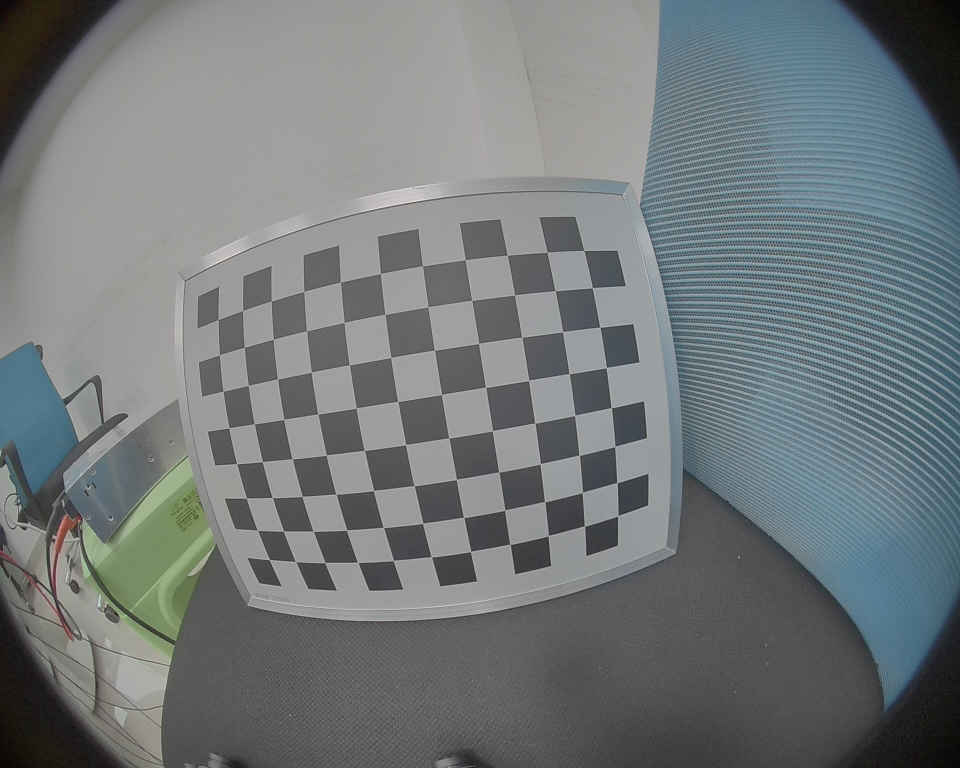
#> input picture CameraCalibration/IntrinsicCalibration/data/img_raw0.jpg, 1920 x 1536 px, found by its file name (shown at 1/2 size)
$ python intrinsicCalib.py   (older library calls are emulated)
#> lines starting #> are read from the running program, lines starting #| are printed output that depends on the picture; after the words box and inside, x2 and y2 are one past the last pixel; in counts of white or black regions, pixels touching at a corner belong together
import argparse
import cv2
import numpy as np
import os

parser = argparse.ArgumentParser(description="Camera Intrinsic Calibration")
parser.add_argument('-input', '--INPUT_TYPE', default='image', type=str, help='Input Source: camera/video/image')
parser.add_argument('-type', '--CAMERA_TYPE', default='fisheye', type=str, help='Camera Type: fisheye/normal')
parser.add_argument('-id', '--CAMERA_ID', default=0, type=int, help='Camera ID')
parser.add_argument('-path', '--INPUT_PATH', default='/home/scjy/CameraCalibration/IntrinsicCalibration/data/', type=str, help='Input Video/Image Path')
parser.add_argument('-video', '--VIDEO_FILE', default='video.mp4', type=str, help='Input Video File Name (eg.: video.mp4)')
parser.add_argument('-image', '--IMAGE_FILE', default='img_raw', type=str, help='Input Image File Name Prefix (eg.: img_raw)')
parser.add_argument('-mode', '--SELECT_MODE', default='auto', type=str, help='Image Select Mode: auto/manual')
parser.add_argument('-fw','--FRAME_WIDTH', default=1920, type=int, help='Camera Frame Width')
parser.add_argument('-fh','--FRAME_HEIGHT', default=1536, type=int, help='Camera Frame Height')
parser.add_argument('-bw','--BORAD_WIDTH', default=11, type=int, help='Chess Board Width (corners number)')
parser.add_argument('-bh','--BORAD_HEIGHT', default=8, type=int, help='Chess Board Height (corners number)')
parser.add_argument('-size','--SQUARE_SIZE', default=20, type=int, help='Chess Board Square Size (mm)')
parser.add_argument('-num','--CALIB_NUMBER', default=5, type=int, help='Least Required Calibration Frame Number')
parser.add_argument('-delay','--FRAME_DELAY', default=12, type=int, help='Capture Image Time Interval (frame number)')
parser.add_argument('-subpix','--SUBPIX_REGION', default=5, type=int, help='Corners Subpix Optimization Region')
parser.add_argument('-fps','--CAMERA_FPS', default=20, type=int, help='Camera Frame per Second(FPS)')
parser.add_argument('-fs', '--FOCAL_SCALE', default=0.5, type=float, help='Camera Undistort Focal Scale')
parser.add_argument('-ss', '--SIZE_SCALE', default=1, type=float, help='Camera Undistort Size Scale')
parser.add_argument('-store','--STORE_FLAG', default=False, type=bool, help='Store Captured Images (Ture/False)')
parser.add_argument('-store_path', '--STORE_PATH', default='/home/scjy/CameraCalibration/IntrinsicCalibration/data/', type=str, help='Path to Store Captured Images')
parser.add_argument('-crop','--CROP_FLAG', default=False, type=bool, help='Crop Input Video/Image to (fw,fh) (Ture/False)')
parser.add_argument('-resize','--RESIZE_FLAG', default=False, type=bool, help='Resize Input Video/Image to (fw,fh) (Ture/False)')
args = parser.parse_args()


class CalibData:
    def __init__(self):
        self.type = None
        self.camera_mat = None
        self.dist_coeff = None
        self.rvecs = None
        self.tvecs = None
        self.map1 = None
        self.map2 = None
        self.reproj_err = None
        self.ok = False

class Fisheye:
    def __init__(self):
        self.data = CalibData()
        self.inited = False
        self.BOARD = np.array([ [(j * args.SQUARE_SIZE, i * args.SQUARE_SIZE, 0.)]
                               for i in range(args.BORAD_HEIGHT)
                               for j in range(args.BORAD_WIDTH) ],dtype=np.float32)

    # [52 lines left out: functions update, _update_init, _update_refine, _calc_reproj_err, _get_camera_mat_dst, _get_undistort_maps, not called in this run]

class Normal:
    # [58 lines left out: functions __init__, update, _update_init, _update_refine, _calc_reproj_err, _get_camera_mat_dst and 1 more, not called in this run]

class InCalibrator:
    def __init__(self, camera):
        if camera == 'fisheye':
            self.camera = Fisheye()
        elif camera == 'normal':
            self.camera = Normal()
        else:
            raise Exception("camera should be fisheye/normal")
        self.corners = []

    @staticmethod
    def get_args():
        return args

    def get_corners(self, img):
        ok, corners = cv2.findChessboardCorners(img, (args.BORAD_WIDTH, args.BORAD_HEIGHT),
                      flags = cv2.CALIB_CB_ADAPTIVE_THRESH|cv2.CALIB_CB_NORMALIZE_IMAGE|cv2.CALIB_CB_FAST_CHECK)
        if ok:
            gray = cv2.cvtColor(img, cv2.COLOR_BGR2GRAY)
            corners = cv2.cornerSubPix(gray, corners, (args.SUBPIX_REGION, args.SUBPIX_REGION), (-1, -1),
                                       (cv2.TERM_CRITERIA_EPS + cv2.TERM_CRITERIA_MAX_ITER, 30, 0.01))
        return ok, corners

    def draw_corners(self, img):
        ok, corners = self.get_corners(img)
        cv2.drawChessboardCorners(img, (args.BORAD_WIDTH, args.BORAD_HEIGHT), corners, ok)
        return img

    def undistort(self, img):
        data = self.camera.data
        return cv2.remap(img, data.map1, data.map2, cv2.INTER_LINEAR)

    def calibrate(self, img):
        if len(self.corners) >= args.CALIB_NUMBER:
            self.camera.update(self.corners, img.shape[1::-1])
        return self.camera.data

    def __call__(self, raw_frame):
        ok, corners = self.get_corners(raw_frame)
        result = self.camera.data
        if ok:
            self.corners.append(corners)
            result = self.calibrate(raw_frame)
        return result

# [6 lines left out: function centerCrop, not called in this run]

def get_images(PATH, NAME):
    filePath = [os.path.join(PATH, x) for x in os.listdir(PATH)
                if any(x.endswith(extension) for extension in ['.png', '.jpg', '.jpeg', '.PNG', '.JPG', '.JPEG'])
               ]
    filenames = [filename for filename in filePath if NAME in filename]
    if len(filenames) == 0:
        raise Exception("from {} read images failed".format(PATH))
    return filenames

class CalibMode():
    def __init__(self, calibrator, input_type, mode):
        self.calibrator = calibrator
        self.input_type = input_type
        self.mode = mode

    def imgPreprocess(self, img):
        if args.CROP_FLAG:
            img = centerCrop(img, args.FRAME_WIDTH, args.FRAME_HEIGHT)
        elif args.RESIZE_FLAG:
            img = cv2.resize(img, (args.FRAME_WIDTH, args.FRAME_HEIGHT))
        return img

    # [6 lines left out: function setCamera, not called in this run]

    def runCalib(self, raw_frame, display_raw=True, display_undist=True):
        calibrator = self.calibrator
        raw_frame = self.imgPreprocess(raw_frame)
        result = calibrator(raw_frame)
        raw_frame = calibrator.draw_corners(raw_frame)
        if display_raw:
            cv2.namedWindow("raw_frame", flags = cv2.WINDOW_NORMAL | cv2.WINDOW_KEEPRATIO)
            cv2.imshow("raw_frame", raw_frame)
        if len(calibrator.corners) > args.CALIB_NUMBER and display_undist:
            undist_frame = calibrator.undistort(raw_frame)
            cv2.namedWindow("undist_frame", flags = cv2.WINDOW_NORMAL | cv2.WINDOW_KEEPRATIO)
            cv2.imshow("undist_frame", undist_frame)
        cv2.waitKey(1)
        return result

    def imageAutoMode(self):
        filenames = get_images(args.INPUT_PATH, args.IMAGE_FILE)
        for filename in filenames:
            print(filename)
            raw_frame = cv2.imread(filename)
            result = self.runCalib(raw_frame)
            key = cv2.waitKey(1)
            if key == 27: break
        cv2.destroyAllWindows()
        return result

    # [108 lines left out: functions imageManualMode, videoAutoMode, videoManualMode, cameraAutoMode, cameraManualMode, not called in this run]

    def __call__(self):
        input_type = self.input_type
        mode = self.mode
        if input_type == 'image' and mode == 'auto':
            result = self.imageAutoMode()
        if input_type == 'image' and mode == 'manual':
            result = self.imageManualMode()
        if input_type == 'video' and mode == 'auto':
            result = self.videoAutoMode()
        if input_type == 'video' and mode == 'manual':
            result = self.videoManualMode()
        if input_type == 'camera' and mode == 'auto':
            result = self.cameraAutoMode()
        if input_type == 'camera' and mode == 'manual':
            result = self.cameraManualMode()
        return result


def main():
    calibrator = InCalibrator(args.CAMERA_TYPE)
    calib = CalibMode(calibrator, args.INPUT_TYPE, args.SELECT_MODE)
    result = calib()
#> in imageAutoMode, raw_frame is the input picture: shape (1536, 1920, 3); mean B, G, R 122.1, 120.4, 114.3
#> in get_corners, `ok, corners = cv2.findChessboardCorners(img, (args.BORAD_WIDTH, args.B..`: ok = True; corners = 88 rows, first 8: [436.6, 639.8], [485.6, 621.2], [542.8, 602.4], [608.1, 583.2], [681.8, 564.7], [761.2, 547.7], [845.2, 532.2], [931.1, 520]
#> in get_corners, `gray = cv2.cvtColor(img, cv2.COLOR_BGR2GRAY)`:
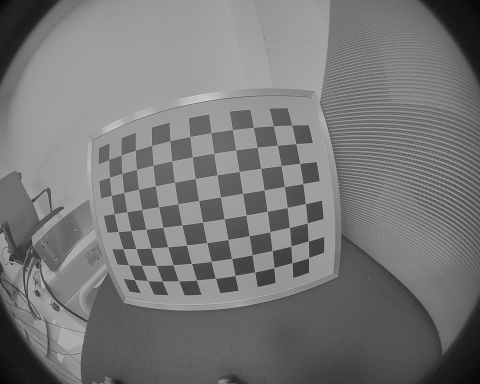
#> gray: shape (1536, 1920) (shown at 1/4 size); min 0, max 237, mean 118.8
#> in get_corners, `corners = cv2.cornerSubPix(gray, corners, (args.SUBPIX_REGION, args.SU..`: corners = 88 rows, first 8: [436.6, 639.7], [485.7, 621.5], [542.7, 602.5], [608.2, 583.4], [681.6, 564.6], [761.3, 547.5], [845.4, 532.2], [931, 520.2]
#> in __call__, `ok, corners = self.get_corners(raw_frame)`: ok = True
#> in get_corners (call 2), `ok, corners = cv2.findChessboardCorners(img, (args.BORAD_WIDTH, args.B..`: corners = 88 rows, first 8: [436.6, 639.8], [485.6, 621.2], [542.8, 602.4], [608.1, 583.2], [681.8, 564.7], [761.2, 547.7], [845.2, 532.2], [931.1, 520]
#> in get_corners (call 2), `corners = cv2.cornerSubPix(gray, corners, (args.SUBPIX_REGION, args.SU..`: corners = 88 rows, first 8: [436.6, 639.7], [485.7, 621.5], [542.7, 602.5], [608.2, 583.4], [681.6, 564.6], [761.3, 547.5], [845.4, 532.2], [931, 520.2]
#> in draw_corners, `ok, corners = self.get_corners(img)`: ok = True
#> in draw_corners, `cv2.drawChessboardCorners(img, (args.BORAD_WIDTH, args.BORAD_HEIGHT), ..`:
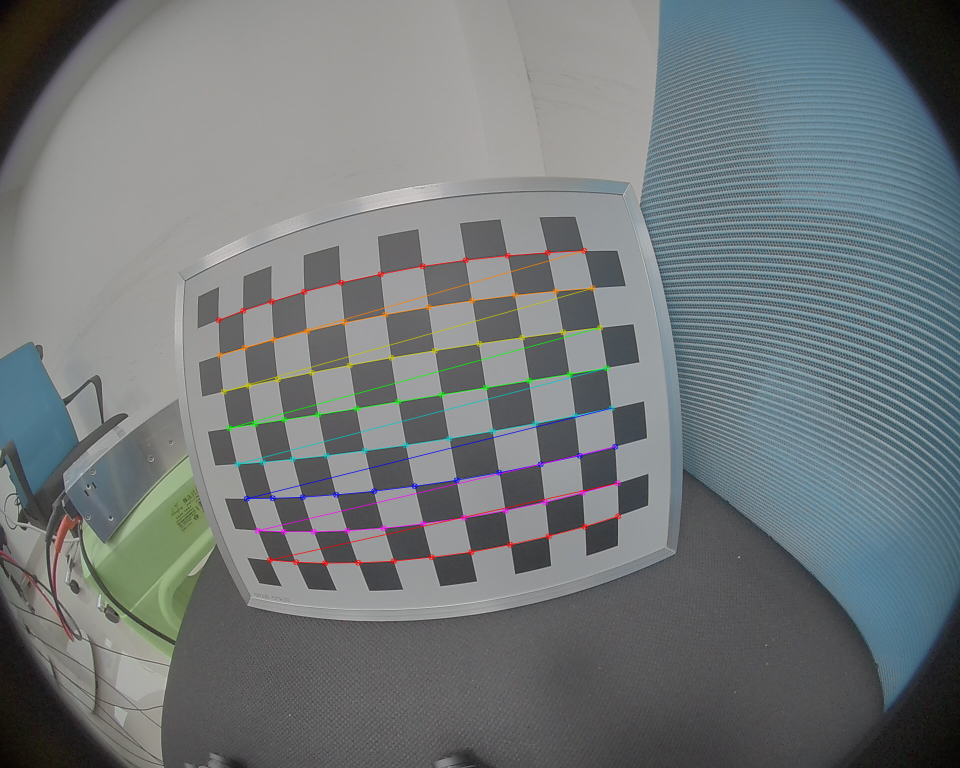
#> img: shape (1536, 1920, 3) (shown at 1/2 size); 1.31% of pixels changed, all inside (x1, y1, x2, y2) = (431, 495, 1243, 1133)
#> (key Esc is pressed here)

    if len(calibrator.corners) == 0:
        raise Exception("Calibration failed. Chessboard not found, check the parameters")
    if len(calibrator.corners) < args.CALIB_NUMBER:
#> (the run stopped early here; a loop or call above may not have finished)

$ run again, on CameraCalibration/IntrinsicCalibration/data/img_raw13.jpg
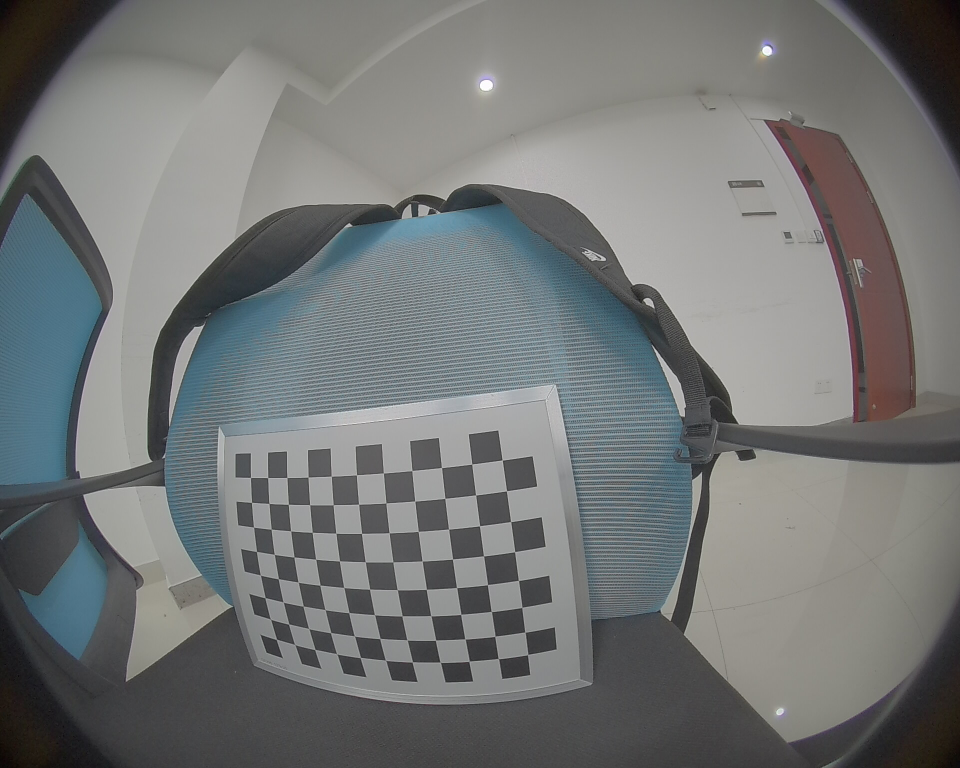
#> input picture CameraCalibration/IntrinsicCalibration/data/img_raw13.jpg, 1920 x 1536 px, found by its file name (shown at 1/2 size)
#> in imageAutoMode, raw_frame is the input picture: shape (1536, 1920, 3); mean B, G, R 117.4, 117.6, 115.1
#> in get_corners, `ok, corners = cv2.findChessboardCorners(img, (args.BORAD_WIDTH, args.B..`: ok = True; corners = 88 rows, first 8: [501.5, 955.5], [535.7, 955.6], [574.3, 955.5], [616.7, 954.5], [662.7, 952.7], [713.3, 950.4], [767.3, 946.4], [824.3, 941.7]
#> in get_corners, `gray = cv2.cvtColor(img, cv2.COLOR_BGR2GRAY)`:
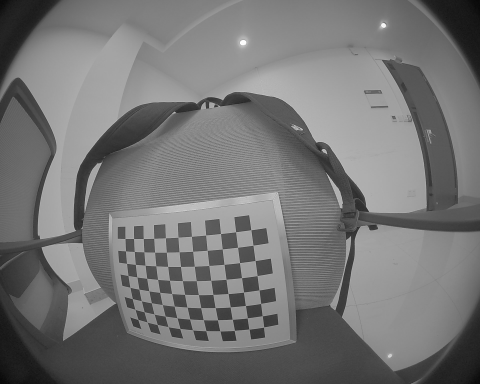
#> gray: shape (1536, 1920) (shown at 1/4 size); min 1, max 255, mean 116.8
#> in get_corners, `corners = cv2.cornerSubPix(gray, corners, (args.SUBPIX_REGION, args.SU..`: corners = 88 rows, first 8: [501.5, 955.5], [535.9, 955.6], [574.4, 955.5], [616.6, 954.5], [662.9, 952.8], [713.4, 950.3], [767.3, 946.4], [824.4, 941.6]
#> in __call__, `ok, corners = self.get_corners(raw_frame)`: ok = True
#> in get_corners (call 2), `ok, corners = cv2.findChessboardCorners(img, (args.BORAD_WIDTH, args.B..`: corners = 88 rows, first 8: [501.5, 955.5], [535.7, 955.6], [574.3, 955.5], [616.7, 954.5], [662.7, 952.7], [713.3, 950.4], [767.3, 946.4], [824.3, 941.7]
#> in get_corners (call 2), `corners = cv2.cornerSubPix(gray, corners, (args.SUBPIX_REGION, args.SU..`: corners = 88 rows, first 8: [501.5, 955.5], [535.9, 955.6], [574.4, 955.5], [616.6, 954.5], [662.9, 952.8], [713.4, 950.3], [767.3, 946.4], [824.4, 941.6]
#> in draw_corners, `ok, corners = self.get_corners(img)`: ok = True
#> in draw_corners, `cv2.drawChessboardCorners(img, (args.BORAD_WIDTH, args.BORAD_HEIGHT), ..`:
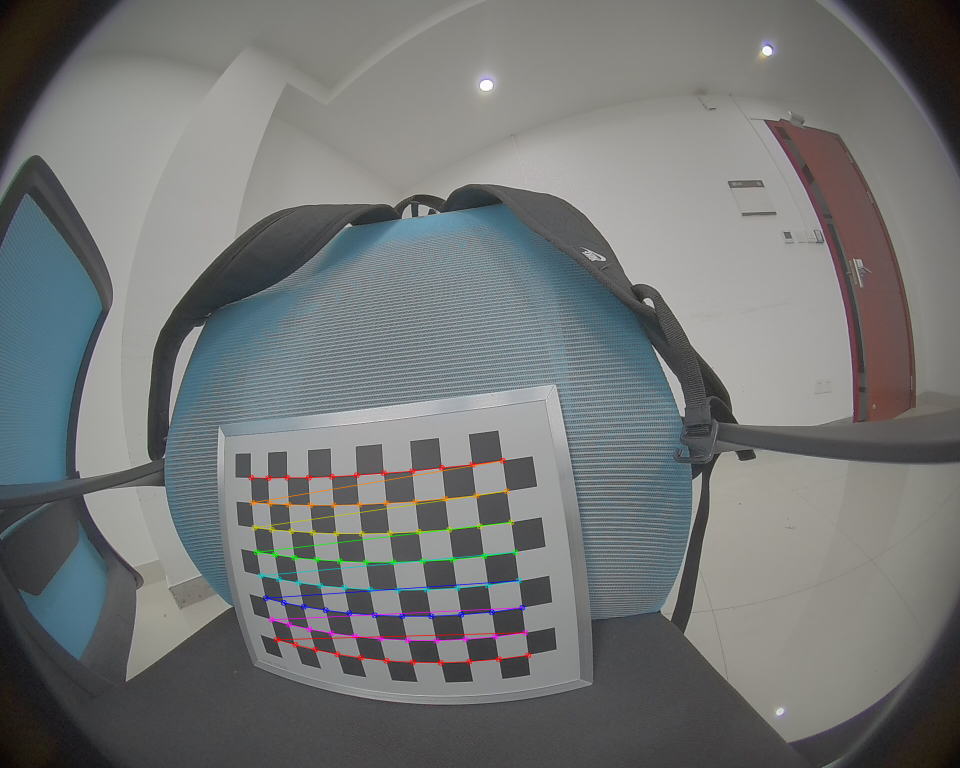
#> img: shape (1536, 1920, 3) (shown at 1/2 size); 0.96% of pixels changed, all inside (x1, y1, x2, y2) = (496, 915, 1063, 1332)

$ run again, on CameraCalibration/IntrinsicCalibration/data/img_raw14.jpg
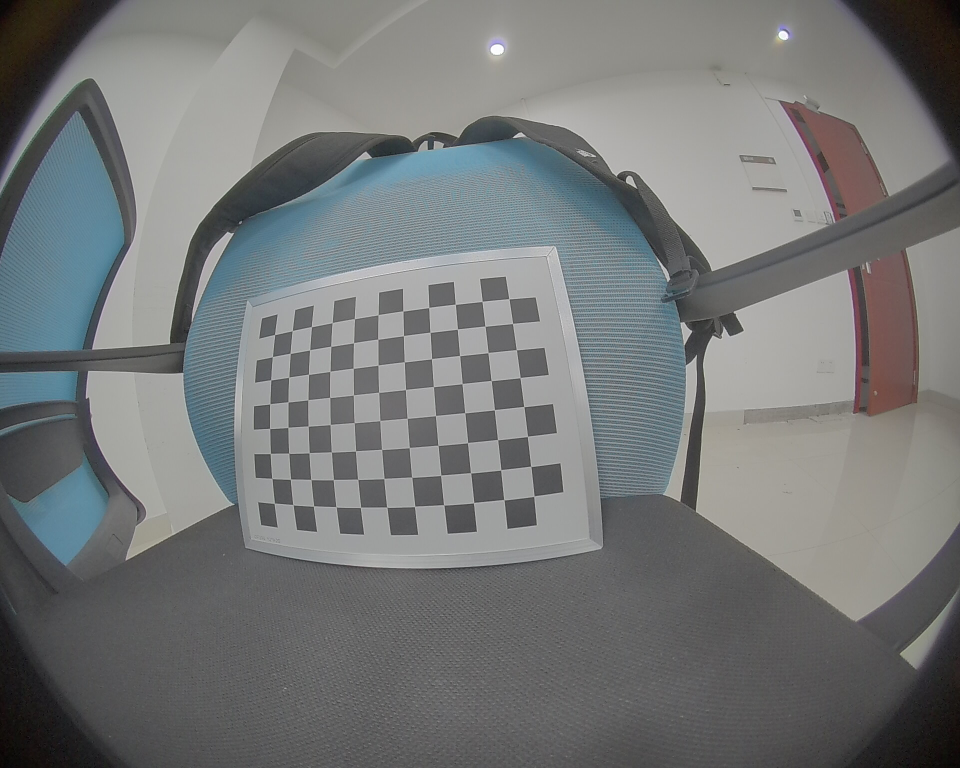
#> input picture CameraCalibration/IntrinsicCalibration/data/img_raw14.jpg, 1920 x 1536 px, found by its file name (shown at 1/2 size)
#> in imageAutoMode, raw_frame is the input picture: shape (1536, 1920, 3); mean B, G, R 119.2, 119, 116.7
#> in get_corners, `ok, corners = cv2.findChessboardCorners(img, (args.BORAD_WIDTH, args.B..`: ok = True; corners = 88 rows, first 8: [549.5, 669.4], [585.2, 661.6], [623.2, 654], [664.8, 645.8], [709.2, 638.1], [756.6, 629.9], [806.5, 622.6], [857.9, 615.5]
#> in get_corners, `gray = cv2.cvtColor(img, cv2.COLOR_BGR2GRAY)`:
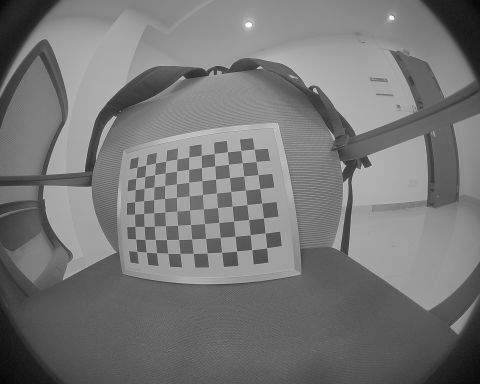
#> gray: shape (1536, 1920) (shown at 1/4 size); min 0, max 255, mean 118.3
#> in get_corners, `corners = cv2.cornerSubPix(gray, corners, (args.SUBPIX_REGION, args.SU..`: corners = 88 rows, first 8: [549.5, 669.5], [585.1, 661.7], [623.2, 653.8], [664.8, 645.7], [709.2, 637.8], [756.6, 629.9], [806.3, 622.5], [857.9, 615.4]
#> in __call__, `ok, corners = self.get_corners(raw_frame)`: ok = True
#> in get_corners (call 2), `ok, corners = cv2.findChessboardCorners(img, (args.BORAD_WIDTH, args.B..`: corners = 88 rows, first 8: [549.5, 669.4], [585.2, 661.6], [623.2, 654], [664.8, 645.8], [709.2, 638.1], [756.6, 629.9], [806.5, 622.6], [857.9, 615.5]
#> in get_corners (call 2), `corners = cv2.cornerSubPix(gray, corners, (args.SUBPIX_REGION, args.SU..`: corners = 88 rows, first 8: [549.5, 669.5], [585.1, 661.7], [623.2, 653.8], [664.8, 645.7], [709.2, 637.8], [756.6, 629.9], [806.3, 622.5], [857.9, 615.4]
#> in draw_corners, `ok, corners = self.get_corners(img)`: ok = True
#> in draw_corners, `cv2.drawChessboardCorners(img, (args.BORAD_WIDTH, args.BORAD_HEIGHT), ..`:
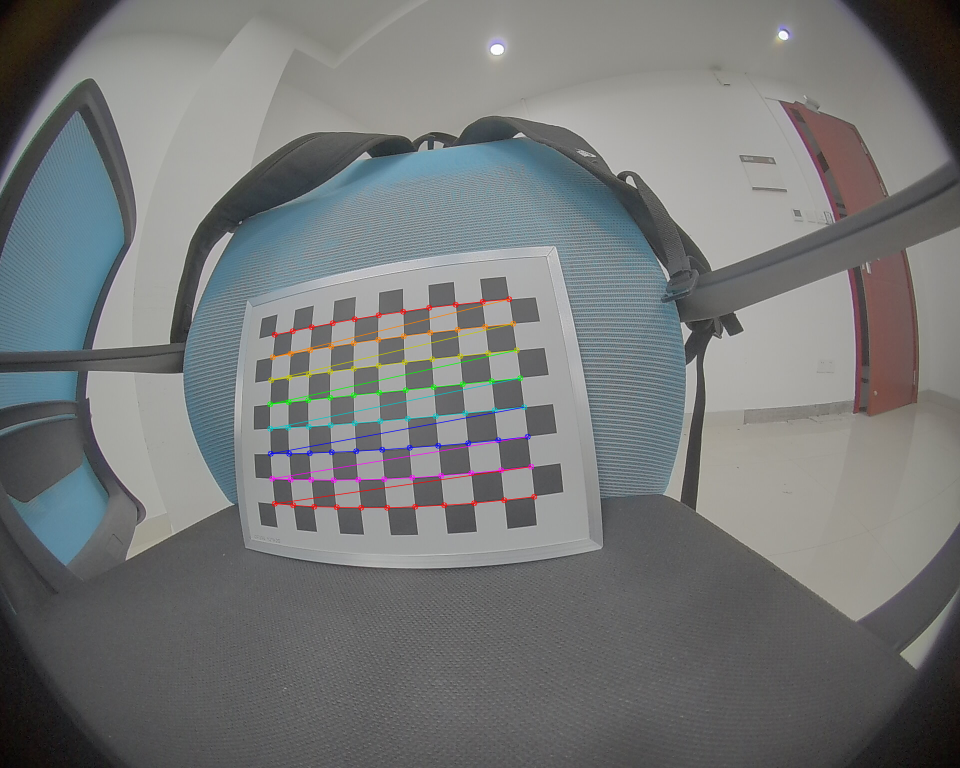
#> img: shape (1536, 1920, 3) (shown at 1/2 size); 0.99% of pixels changed, all inside (x1, y1, x2, y2) = (534, 592, 1075, 1022)
